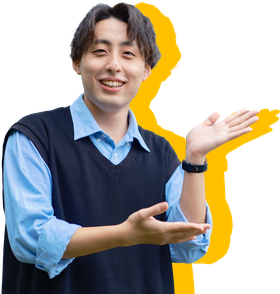
#> input picture experiments/ref001-cku-theme-integration/overlay/assets-ref001/assets/images/ref001/rendered/pc/cta-person-left-21378-7489.webp, 280 x 294 px
$ python multiscale_diff.py ../../experiments/ref001-cku-theme-integration/overlay/assets-ref001/assets/images/ref001/rendered/pc/cta-person-left-21378-7489.webp ../../experiments/ref001-cku-theme-integration/overlay/assets-ref001/assets/images/ref001/rendered/pc/cta-person-right-21378-7485.webp
#> lines starting #> are read from the running program, lines starting #| are printed output that depends on the picture; long printed decimals are rounded
#!/usr/bin/env python3
"""Measure thresholded image differences at multiple scales."""
from __future__ import annotations

import argparse
import json
import math
from pathlib import Path
from typing import Any


def _pixels(image):
    getter = getattr(image, "get_flattened_data", None)
    return getter() if getter else image.getdata()


def _ratio(a_path: Path, b_path: Path, scale: float, threshold: float) -> float:
#> called with scale = 1, threshold = 0.14
    from PIL import Image, ImageChops
    with Image.open(a_path).convert("RGB") as a0, Image.open(b_path).convert("RGB") as b0:
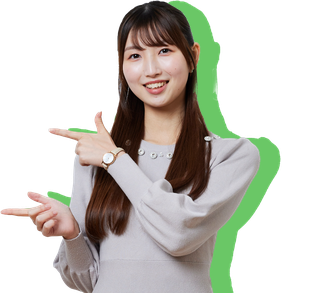
#> input picture experiments/ref001-cku-theme-integration/overlay/assets-ref001/assets/images/ref001/rendered/pc/cta-person-right-21378-7485.webp, 335 x 293 px
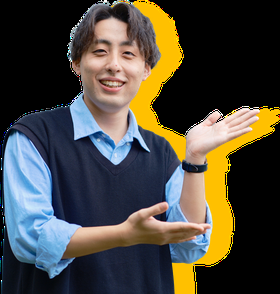
#> a0: PIL image 280x294 RGB; mean R, G, B 75.9, 72.2, 61.8
        width = max(a0.width, b0.width)
#> width = 335
        height = max(a0.height, b0.height)
#> height = 294
        a = Image.new("RGB", (width, height), "white")
#> a: PIL image 335x294 RGB; every value is 255
        b = Image.new("RGB", (width, height), "white")
        a.paste(a0, (0, 0))
        b.paste(b0, (0, 0))
        if scale != 1.0:
            size = (max(1, round(width * scale)), max(1, round(height * scale)))
            a = a.resize(size, Image.Resampling.LANCZOS)
            b = b.resize(size, Image.Resampling.LANCZOS)
        delta = ImageChops.difference(a, b)
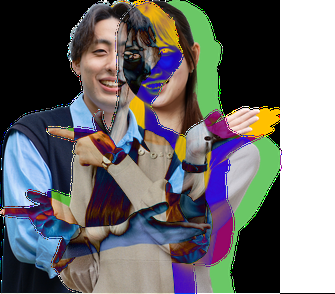
#> delta: PIL image 335x294 RGB; mean R, G, B 111, 110.1, 111
        cutoff = threshold * math.sqrt(3 * 255 * 255)
        changed = 0
        for r, g, bl in _pixels(delta):
            if math.sqrt(r*r + g*g + bl*bl) >= cutoff:
                changed += 1
#> after the loop, changed = 70435
        return changed / max(1, a.width * a.height)


def measure_multiscale(a: Path, b: Path, scales=(1.0, 0.5, 0.25), threshold=0.14) -> dict[str, Any]:
    ratios = {str(scale): round(_ratio(a, b, float(scale), threshold), 8) for scale in scales}
#> call 2 of _ratio, with scale = 0.5, threshold = 0.14
#> in _ratio (call 2), `delta = ImageChops.difference(a, b)`:
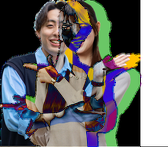
#> delta: PIL image 168x147 RGB; mean R, G, B 109, 108.7, 110.1
#> the loop in _ratio (call 2), `for r, g, bl in _pixels(delta):` made 24696 passes
#> (r, g, bl) on passes 1 to 12: (0, 0, 0), (0, 0, 0), (0, 0, 0), (0, 0, 0), (0, 0, 0), (0, 0, 0), (0, 0, 0), (0, 0, 0), (0, 0, 0), (0, 0, 0), (0, 0, 0), (0, 0, 0)
#> after the loop in _ratio (call 2), `for r, g, bl in _pixels(delta):`: changed = 17919
#> call 3 of _ratio, with scale = 0.25, threshold = 0.14
#> in _ratio (call 3), `a = a.resize(size, Image.Resampling.LANCZOS)`:
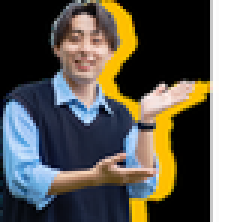
#> a: PIL image 84x74 RGB (shown 3 times larger); mean R, G, B 105.2, 102.3, 93.7
#> in _ratio (call 3), `b = b.resize(size, Image.Resampling.LANCZOS)`:
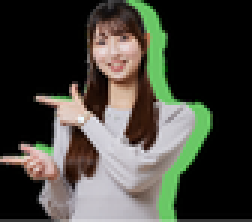
#> b: PIL image 84x74 RGB (shown 3 times larger); mean R, G, B 67.7, 67.6, 59.3
#> in _ratio (call 3), `delta = ImageChops.difference(a, b)`:
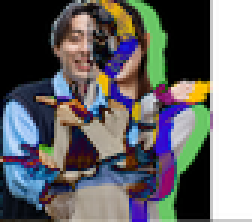
#> delta: PIL image 84x74 RGB (shown 3 times larger); mean R, G, B 108.2, 108.1, 109.3
#> the loop in _ratio (call 3), `for r, g, bl in _pixels(delta):` made 6216 passes
#> after the loop in _ratio (call 3), `for r, g, bl in _pixels(delta):`: changed = 4539
#> ratios = {'1.0': 0.715, '0.5': 0.726, '0.25': 0.73}
    return {"threshold": threshold, "ratios": ratios}


def main(argv=None) -> int:
    parser = argparse.ArgumentParser()
    parser.add_argument("source_a", type=Path)
    parser.add_argument("source_b", type=Path)
    parser.add_argument("--scales", default="1,0.5,0.25")
    parser.add_argument("--threshold", type=float, default=0.14)
    parser.add_argument("--output", type=Path)
    args = parser.parse_args(argv)
    scales = tuple(float(item) for item in args.scales.split(",") if item.strip())
    result = measure_multiscale(args.source_a, args.source_b, scales, args.threshold)
#> result = 2 items
    text = json.dumps(result, ensure_ascii=False, indent=2) + "\n"
    if args.output:
        args.output.parent.mkdir(parents=True, exist_ok=True)
        args.output.write_text(text, encoding="utf-8")
    else:
        print(text, end="")
#| {
#|   "threshold": 0.14,
#|   "ratios": {
#|     "1.0": 0.7151,
#|     "0.5": 0.7256,
#|     "0.25": 0.7302
#|   }
#| }
    return 0


if __name__ == "__main__":
    raise SystemExit(main())
#> (the program exits here)
